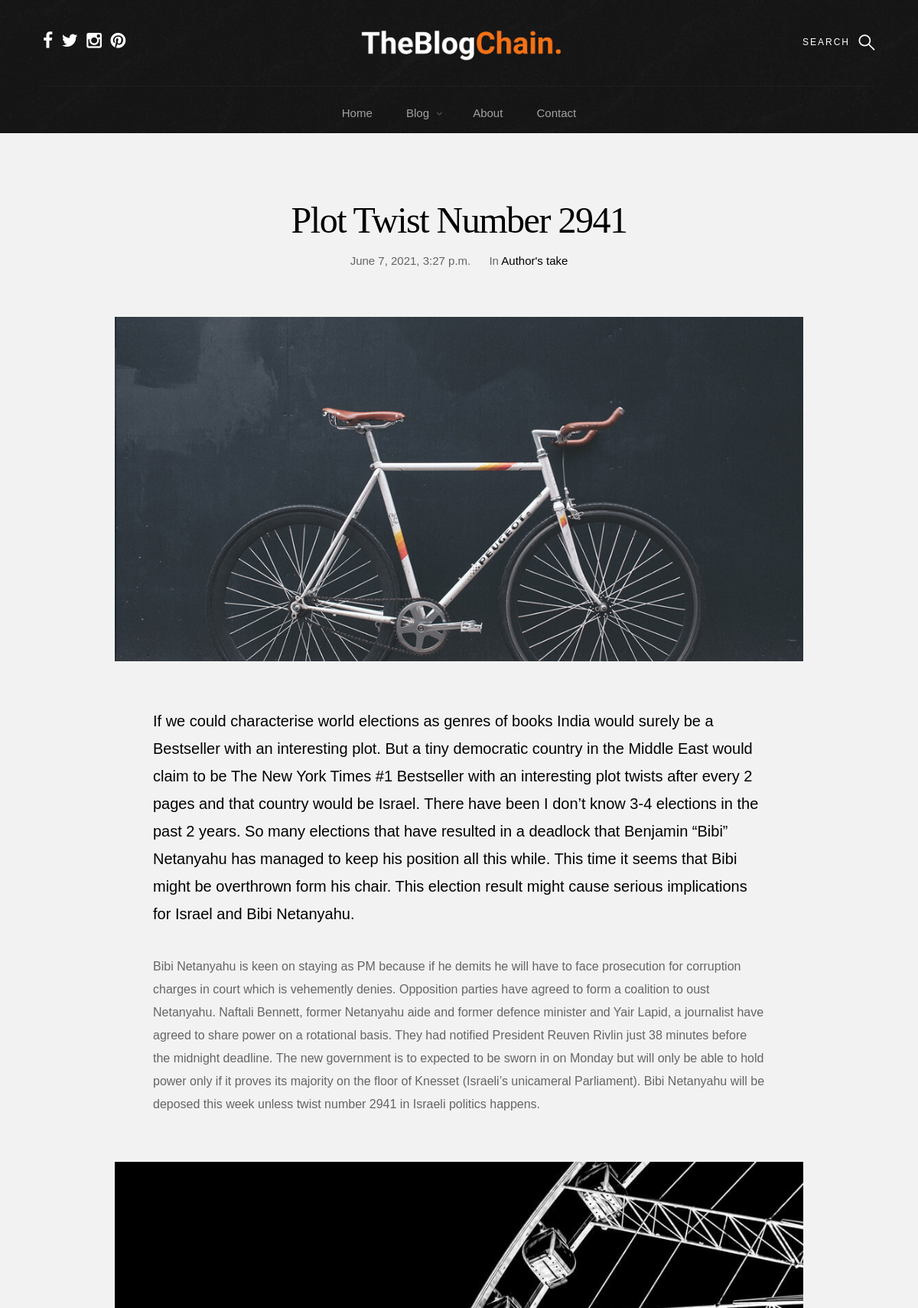
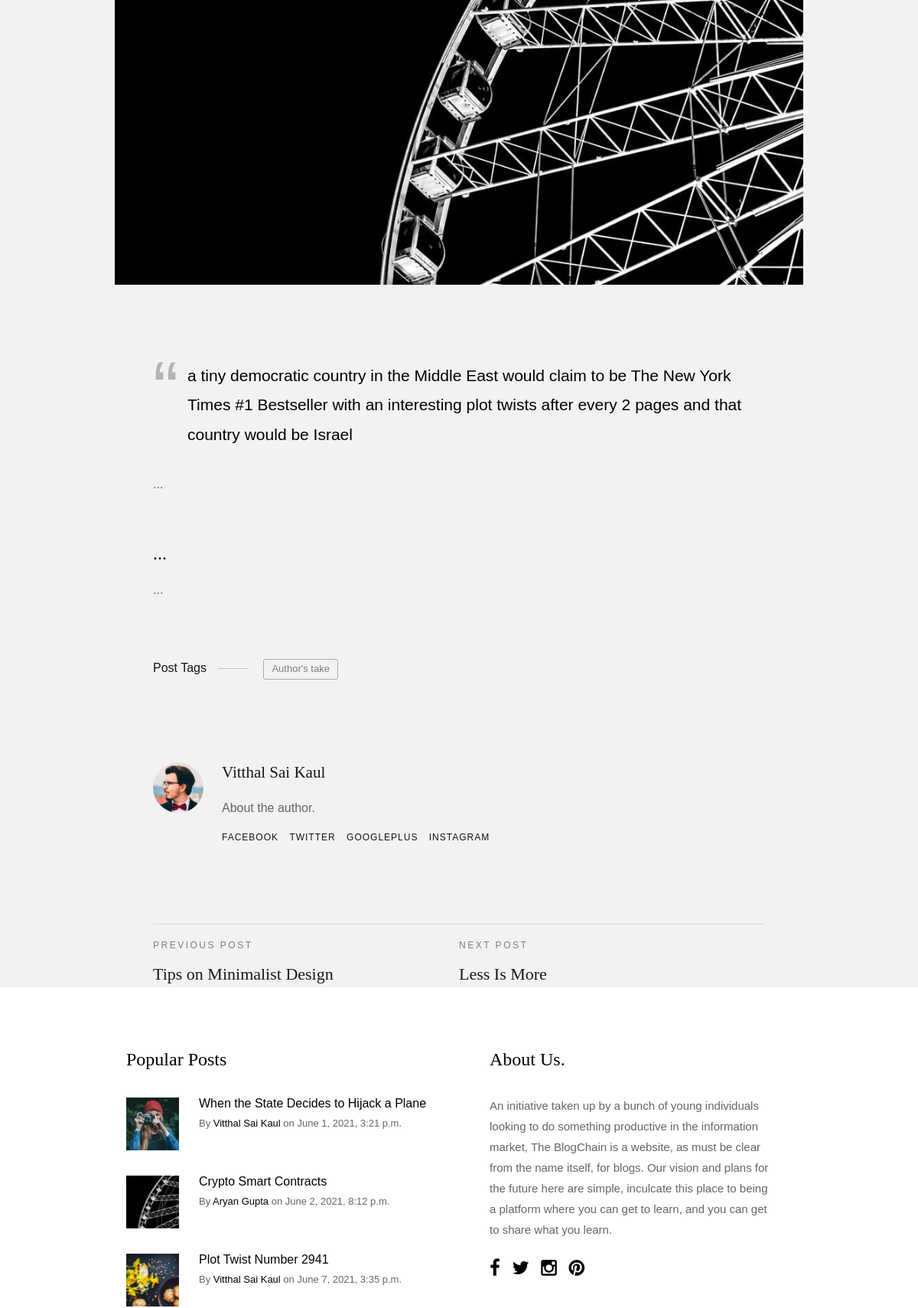
The page /standard/ (upper part) on the database its author committed (2 pictures, top to bottom).
### blog/models.py (models this page shows, shortened)
class PostPage(models.Model):
	id_num = models.CharField(max_length=3, default='000')
	tag = models.CharField(max_length=100, default='tag name')
	title = models.CharField(max_length=200, default='title' )
	author = models.CharField(max_length=100, default=User) #change it to the current logged in user
	introduction = models.TextField(default='Type your introduction here ...')
	content = models.TextField()
	quote = models.CharField(max_length=300, default='Quote from your blog here ...')
	titlePara1 = models.CharField(max_length=100, default='...')
	para1 = models.TextField(default='...')
	para2 = models.TextField(default='...')
	titlePara3 = models.CharField(max_length=100, default='...')
	para3 = models.TextField(default='...')
	date_posted = models.DateTimeField(default=timezone.now)

class Post(models.Model):
	id_num = models.CharField(max_length=3, default='000')
	tag = models.CharField(max_length=100, default='tag name')
	title = models.CharField(max_length=100)
	content = models.TextField(max_length=320)
	date_posted = models.DateTimeField(default=timezone.now)
	author = models.CharField(max_length=100, default=User)

class Info(models.Model):
	name = models.CharField(max_length=100, default="SharingInc.")
	email = models.EmailField(default="sharinginc.work@gmail.com")
	website = models.CharField(max_length=200, default="https://sharinginc.github.io/SharingInc/")
	about_us = models.TextField(default="about us content.")
	phone = models.CharField(max_length=10, default="9999999999")
	address = models.CharField(max_length=400, default="address content.")

### blog/views.py (the view)
# urls.py: path('standard/', blog_views.standard, name='standard'),
def standard(request):
	return render(request, 'blog/single-standard.html', context)

### blog/templates/blog/single-standard.html (shortened to what this page needs)
{% load static %}
<!DOCTYPE html>
<html class="no-js" lang="en">
{% for content in content %}
{% if content.id_num == '003' %}
<head>
    <link rel="stylesheet" href="{% static 'blog/css/base.css' %}">
    <link rel="stylesheet" href="{% static 'blog/css/vendor.css' %}">
    <link rel="stylesheet" href="{% static 'blog/css/main.css' %}">
</head>
<body id="top">
     <div class="s-pageheader">
        <header class="header">
            <div class="header__content row">
                <div class="header__logo">
                    <a class="logo" href="/">
                        <img src="{% static 'blog/images/logo.png' %}" alt="Homepage">
                    </a>
                </div>
                <ul class="header__social">
                    <li>
                        <a href="#0"><i class="fa fa-facebook" aria-hidden="true"></i></a>
                    </li>
                    <li>
                        <a href="#0"><i class="fa fa-twitter" aria-hidden="true"></i></a>
                    </li>
                    <li>
                        <a href="https://instagram.com/sharingincorporated"><i class="fa fa-instagram" aria-hidden="true"></i></a>
                    </li>
                    <li>
                        <a href="#0"><i class="fa fa-pinterest" aria-hidden="true"></i></a>
                    </li>
                </ul>
                <a class="header__search-trigger" href="#0"></a>
                <nav class="header__nav-wrap">
                    <ul class="header__nav">
                        <li><a href="/" title="">Home</a></li>
                        <li class="has-children">
                            <a href="#0" title=""  class="current">Blog</a>
                        </li>
                        <li><a href="/about" title="">About</a></li>
                        <li><a href="/contact" title="">Contact</a></li>
                    </ul>
                </nav>
            </div>
        </header>
    </div>
    <section class="s-content s-content--narrow s-content--no-padding-bottom">
        <article class="row format-standard">
            <div class="s-content__header col-full">
                <h1 class="s-content__header-title">
                    {{ content.title }}
                </h1>
                <ul class="s-content__header-meta">
                    <li class="date">{{ content.date_posted }}</li>
                    <li class="cat">
                        In
                        <a href="#0">{{ content.tag }}</a>
                    </li>
                </ul>
            </div>
            <div class="s-content__media col-full">
                <div class="s-content__post-thumb">
                    <img src="{% static 'blog/images/thumbs/single/standard/standard-1000.jpg' %}"
                         sizes="(max-width: 2000px) 100vw, 2000px" alt="" >
                </div>
            </div>
            <div class="col-full s-content__main">
               <p class="lead">{{ content.introduction }}</p>
                <p>
                    {{ content.content }}
                </p>
                <p>
                <img src="{% static 'blog/images/wheel-1000.jpg' %}"
                     sizes="(max-width: 2000px) 100vw, 2000px" alt="">
                </p>
                <blockquote><p>{{ content.quote }}</p></blockquote>
                <p>{{content.para2 }}</p>
                <h3>{{ content.titlePara3 }}</h3>
                <p>
                {{ content.para3 }}
                </p>
                <p class="s-content__tags">
                    <span>Post Tags</span>
                    <span class="s-content__tag-list">
                        <a href="#0">{{ content.tag }}</a>
                    </span>
                </p>
                <div class="s-content__author">
                    <img src="{% static 'blog/images/avatars/user-03.jpg' %}" alt="">
                    <div class="s-content__author-about">
                        <h4 class="s-content__author-name">
                            <a href="#0">{{ content.author }}</a>
                        </h4>
                        <p>
                            About the author.
                        </p>
                        <ul class="s-content__author-social">
                           <li><a href="#0">Facebook</a></li>
                           <li><a href="#0">Twitter</a></li>
                           <li><a href="#0">GooglePlus</a></li>
                           <li><a href="#0">Instagram</a></li>
                        </ul>
                    </div>
                </div>
                <div class="s-content__pagenav">
                    <div class="s-content__nav">
                        <div class="s-content__prev">
                            <a href="#0" rel="prev">
                                <span>Previous Post</span>
                                Tips on Minimalist Design
                            </a>
                        </div>
                        <div class="s-content__next">
                            <a href="#0" rel="next">
                                <span>Next Post</span>
                                Less Is More
                            </a>
                        </div>
                    </div>
                </div>
            </div>
        </article>
    {% endif %}
    {% endfor %}
    <section class="s-extra">
        <div class="row top">
            <div class="col-eight md-six tab-full popular">
                <h3>Popular Posts</h3>
                <div class="block-1-2 block-m-full popular__posts">
                    {% for post in posts %}
                    {% if post.id_num == '001' %}
                    <article class="col-block popular__post">
                        <a href="/audio" class="popular__thumb">
                            <img src="{% static 'blog/images/thumbs/small/wheel-150.jpg' %}" alt="">
                        </a>
                        <h5><a href="#0">{{ post.title }}</a></h5>
                        <section class="popular__meta">
                                <span class="popular__author"><span>By</span> <a href="#0">{{ post.author }}</a></span>
                            <span class="popular__date"><span>on</span> <time datetime="2017-12-19">{{ post.date_posted }}</time></span>
                        </section>
                    </article>
                    {% endif %}
                    {% if post.id_num == '002' %}
                    <article class="col-block popular__post">
                        <a href="/gallery" class="popular__thumb">
                            <img src="{% static 'blog/images/thumbs/small/shutterbug-150.jpg' %}" alt="">
                        </a>
                       <h5><a href="#0">{{ post.title }}</a></h5>
                        <section class="popular__meta">
                                <span class="popular__author"><span>By</span> <a href="#0">{{ post.author }}</a></span>
                            <span class="popular__date"><span>on</span> <time datetime="2017-12-19">{{ post.date_posted }}</time></span>
                        </section>
                    </article>
                    {% endif %}
                    {% if post.id_num == '003' %}
                    <article class="col-block popular__post">
                        <a href="/standard" class="popular__thumb">
                            <img src="{% static 'blog/images/thumbs/small/cookies-150.jpg' %}" alt="">
                        </a>
                        <h5><a href="#0">{{ post.title }}</a></h5>
                        <section class="popular__meta">
                                <span class="popular__author"><span>By</span> <a href="#0">{{ post.author }}</a></span>
                            <span class="popular__date"><span>on</span> <time datetime="2017-12-19">{{ post.date_posted }}</time></span>
                        </section>
                    </article>
                    {% endif %}
                    {% endfor %}
                </div>
            </div>
            <div class="col-four md-six tab-full about">
                <h3>About Us.</h3>
                <p>
               {% for info in info %}
                {{ info.about_us }}
                {% endfor %}
                </p>
                <ul class="about__social">
                    <li>
                        <a href="#0"><i class="fa fa-facebook" aria-hidden="true"></i></a>
                    </li>
                    <li>
                        <a href="#0"><i class="fa fa-twitter" aria-hidden="true"></i></a>
                    </li>
                    <li>
                        <a href="#0"><i class="fa fa-instagram" aria-hidden="true"></i></a>
                    </li>
                    <li>
                        <a href="#0"><i class="fa fa-pinterest" aria-hidden="true"></i></a>
                    </li>
                </ul>
            </div>
        </div>
    </section>
</body>
</html>

### blog/static/blog/css/base.css (style rules this page uses)
html { font-family: sans-serif; line-height: 1.15; -ms-text-size-adjust: 100%; -webkit-text-size-adjust: 100%; }
body { margin: 0; }
article, aside, footer, header, nav, section { display: block; }
h1 { font-size: 2em; margin: 0.67em 0; }
a { background-color: transparent; -webkit-text-decoration-skip: objects; }
img { border-style: none; }
html { font-size: 62.5%; box-sizing: border-box; }
*, *::before, *::after { box-sizing: inherit; }
body { font-weight: normal; line-height: 1; word-wrap: break-word; text-rendering: optimizeLegibility; -webkit-overflow-scrolling: touch; -webkit-text-size-adjust: none; }
body, input, button { -moz-osx-font-smoothing: grayscale; -webkit-font-smoothing: antialiased; }
img, video { max-width: 100%; height: auto; }
div, dl, dt, dd, ul, ol, li, h1, h2, h3, h4, h5, h6, pre, form, p, blockquote, th, td { margin: 0; padding: 0; }
h1, h2, h3, h4, h5, h6 { -webkit-font-smoothing: auto; -webkit-font-smoothing: antialiased; -webkit-font-variant-ligatures: common-ligatures; -moz-font-variant-ligatures: common-ligatures; font-variant-ligatures: common-ligatures; text-rendering: optimizeLegibility; }
em, i { font-style: italic; line-height: inherit; }
ol, ul { list-style: none; }
li { display: block; }
a { text-decoration: none; line-height: inherit; }
a img { border: none; }
.row { width: 94%; max-width: 1200px; margin: 0 auto; }
.row:after { content: ""; display: table; clear: both; }
[class*="col-"] { float: left; padding: 0 20px; }
.col-four, .col-1-3 { width: 33.33333%; }
.col-eight, .col-2-3 { width: 66.66667%; }
.col-twelve, .col-full { width: 100%; }
@media only screen and (max-width: 1200px) { [class*="col-"] { padding: 0 15px; } }
@media only screen and (max-width: 1200px) { .md-six, .md-1-2 { width: 50%; } }
[class*="block-"]:after { content: ""; display: table; clear: both; }
.block-1-2 .col-block { width: 50%; }
.block-1-6 .col-block:nth-child(6n + 1), .block-1-5 .col-block:nth-child(5n + 1), .block-1-4 .col-block:nth-child(4n + 1), .block-1-3 .col-block:nth-child(3n + 1), .block-1-2 .col-block:nth-child(2n + 1) { clear: both; }
@media only screen and (max-width: 1200px) { .block-m-full .col-block { width: 100%; clear: both; } }
@media only screen and (max-width: 1200px) { [class*="block-m-"] .col-block:nth-child(n) { clear: none; } }

### rows shown on the page
PostPage: title "Plot Twist Number 2941", date_posted "June 7, 2021, 3:27 p.m.", tag "Author's take", introduction "If we could characterise world elections as genres of books India would surely be a Bestseller with an interesting plot. But a tiny democratic country in the Middle East would claim to be The New York Times #1 Bestseller with an interesting plot twists after every 2 pages and that country would be Israel. There have been I don’t know 3-4 elections in the past 2 years. So many elections that have resulted in a deadlock that Benjamin “Bibi” Netanyahu has managed to keep his position all this while. This time it seems that Bibi might be overthrown form his chair. This election result might cause serious implications for Israel and Bibi Netanyahu.", content "Bibi Netanyahu is keen on staying as PM because if he demits he will have to face prosecution for corruption charges in court which is vehemently denies. Opposition parties have agreed to form a coalition to oust Netanyahu. Naftali Bennett, former Netanyahu aide and former defence minister and Yair Lapid, a journalist have agreed to share power on a rotational basis. They had notified President Reuven Rivlin just 38 minutes before the midnight deadline. The new government is to expected to be sworn in on Monday but will only be able to hold power only if it proves its majority on the floor of Knesset (Israeli’s unicameral Parliament). Bibi Netanyahu will be deposed this week unless twist…", quote "a tiny democratic country in the Middle East would claim to be The New York Times #1 Bestseller with an interesting plot twists after every 2 pages and that country would be Israel", para2 "...", titlePara3 "...", para3 "...", author "Vitthal Sai Kaul"
Post: title "When the State Decides to Hijack a Plane", author "Vitthal Sai Kaul", date_posted "June 1, 2021, 3:21 p.m."
Post: title "Crypto Smart Contracts", author "Aryan Gupta", date_posted "June 2, 2021, 8:12 p.m."
Post: title "Plot Twist Number 2941", author "Vitthal Sai Kaul", date_posted "June 7, 2021, 3:35 p.m."
Info: about_us "An initiative taken up by a bunch of young individuals looking to do something productive in the information market, The BlogChain is a website, as must be clear from the name itself, for blogs. Our vision and plans for the future here are simple, inculcate this place to being a platform where you can get to learn, and you can get to share what you learn."
